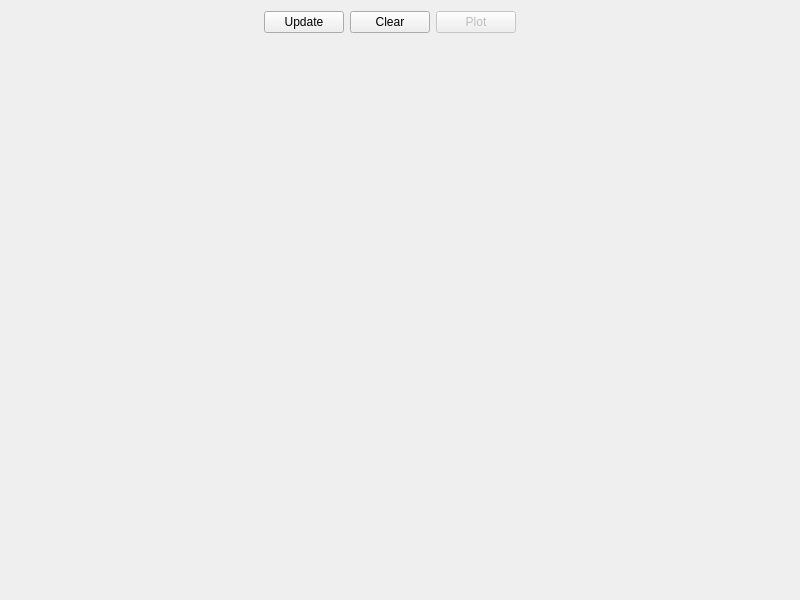
<?xml version="1.0" encoding="UTF-8"?>
<ui version="4.0">
 <class>Form</class>
 <widget class="QWidget" name="Form">
  <property name="geometry">
   <rect>
    <x>0</x>
    <y>0</y>
    <width>800</width>
    <height>600</height>
   </rect>
  </property>
  <property name="windowTitle">
   <string>Form</string>
  </property>
  <layout class="QGridLayout" name="gridLayout">
   <item row="0" column="0">
    <layout class="QHBoxLayout" name="horizontalLayout">
     <item>
      <spacer name="horizontalSpacer">
       <property name="orientation">
        <enum>Qt::Horizontal</enum>
       </property>
       <property name="sizeHint" stdset="0">
        <size>
         <width>40</width>
         <height>20</height>
        </size>
       </property>
      </spacer>
     </item>
     <item>
      <widget class="QPushButton" name="pbt_update">
       <property name="sizePolicy">
        <sizepolicy hsizetype="Maximum" vsizetype="Fixed">
         <horstretch>0</horstretch>
         <verstretch>0</verstretch>
        </sizepolicy>
       </property>
       <property name="text">
        <string>Update</string>
       </property>
      </widget>
     </item>
     <item>
      <widget class="QPushButton" name="pbt_clear">
       <property name="sizePolicy">
        <sizepolicy hsizetype="Maximum" vsizetype="Maximum">
         <horstretch>0</horstretch>
         <verstretch>0</verstretch>
        </sizepolicy>
       </property>
       <property name="text">
        <string>Clear</string>
       </property>
      </widget>
     </item>
     <item>
      <widget class="QPushButton" name="pbt_plot">
       <property name="enabled">
        <bool>false</bool>
       </property>
       <property name="text">
        <string>Plot</string>
       </property>
      </widget>
     </item>
     <item>
      <spacer name="horizontalSpacer_2">
       <property name="orientation">
        <enum>Qt::Horizontal</enum>
       </property>
       <property name="sizeHint" stdset="0">
        <size>
         <width>40</width>
         <height>20</height>
        </size>
       </property>
      </spacer>
     </item>
    </layout>
   </item>
   <item row="1" column="0">
    <layout class="QVBoxLayout" name="lyt_database"/>
   </item>
   <item row="1" column="1">
    <spacer name="verticalSpacer">
     <property name="orientation">
      <enum>Qt::Vertical</enum>
     </property>
     <property name="sizeHint" stdset="0">
      <size>
       <width>20</width>
       <height>548</height>
      </size>
     </property>
    </spacer>
   </item>
  </layout>
 </widget>
 <resources/>
 <connections/>
</ui>
